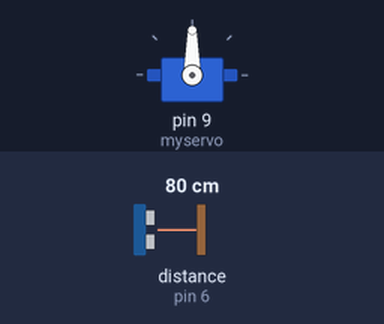
Bench run of a sketch on a simulated Arduino Uno, built with avr-gcc and run on an emulated ATmega328P. Shown: servo. Wiring (inferred from the names in the program): ultrasonic range finder: trigger pin 5; echo pin 6. The test bench sets the inputs (shaded band); at power-on: distance to the obstacle (sensor on pin 6) 80 cm. The echo pulse lasts 58.3 µs per cm.

Above: at 0.1 s.
At 3.2 s:
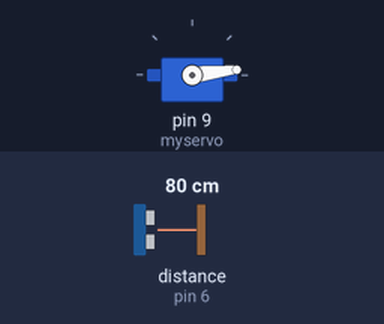
3.3 s: distance to the obstacle (sensor on pin 6) set to 2 cm
At 5.25 s:
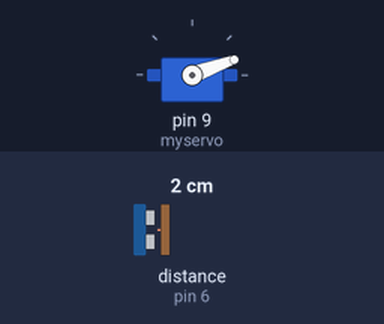
Timing chart, 0 to 22.5 s (numbered marks = the images above; inputs shaded):
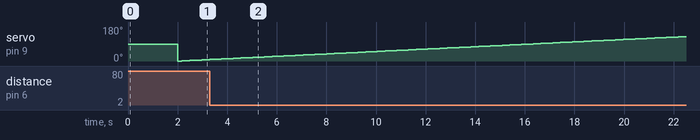

The sketch:

radar.ino
```cpp
//#include <ServoTimer2.h>
#include <Servo.h>
#include <SoftwareSerial.h>


//ServoTimer2 myservo;  // create servo object to control a servo
Servo myservo;  // create servo object to control a servo

SoftwareSerial mySerial(10, 11); // RX, TX

int echoPin = 6;
int trigPin = 5;

void setup() {

//  Serial.begin (9600);
  mySerial.begin (9600);
  pinMode(trigPin, OUTPUT);
  pinMode(echoPin, INPUT);
  myservo.attach(9);
  myservo.write(90);
  delay(2000);

}

double avg = 0;


int distance()
{
  int duration, cm;
  digitalWrite(trigPin, LOW);
  delayMicroseconds(2);
  digitalWrite(trigPin, HIGH);
  delayMicroseconds(10);
  digitalWrite(trigPin, LOW);
  duration = pulseIn(echoPin, HIGH);
  cm = duration / 58;

  delay(50);
  return cm;
}


void loop() {

  int i;
  for (i = 0; i < 180; i++)
  {

    myservo.write(i);

    delay(100);

    int cm = distance();
    if (cm > 0)
      avg = avg * 0.9 + 0.1 * cm;

    mySerial.print(i);
    mySerial.print(" ");
    mySerial.println((int)cm);

  };

  for (i = 180; i > 0; i--)
  {

    myservo.write(i);

    delay(100);

    int cm = distance();
    if (cm > 0)
      avg = avg * 0.9 + 0.1 * cm;

    mySerial.print(i);
    mySerial.print(" ");
    mySerial.println((int)cm);

  }

}
```
